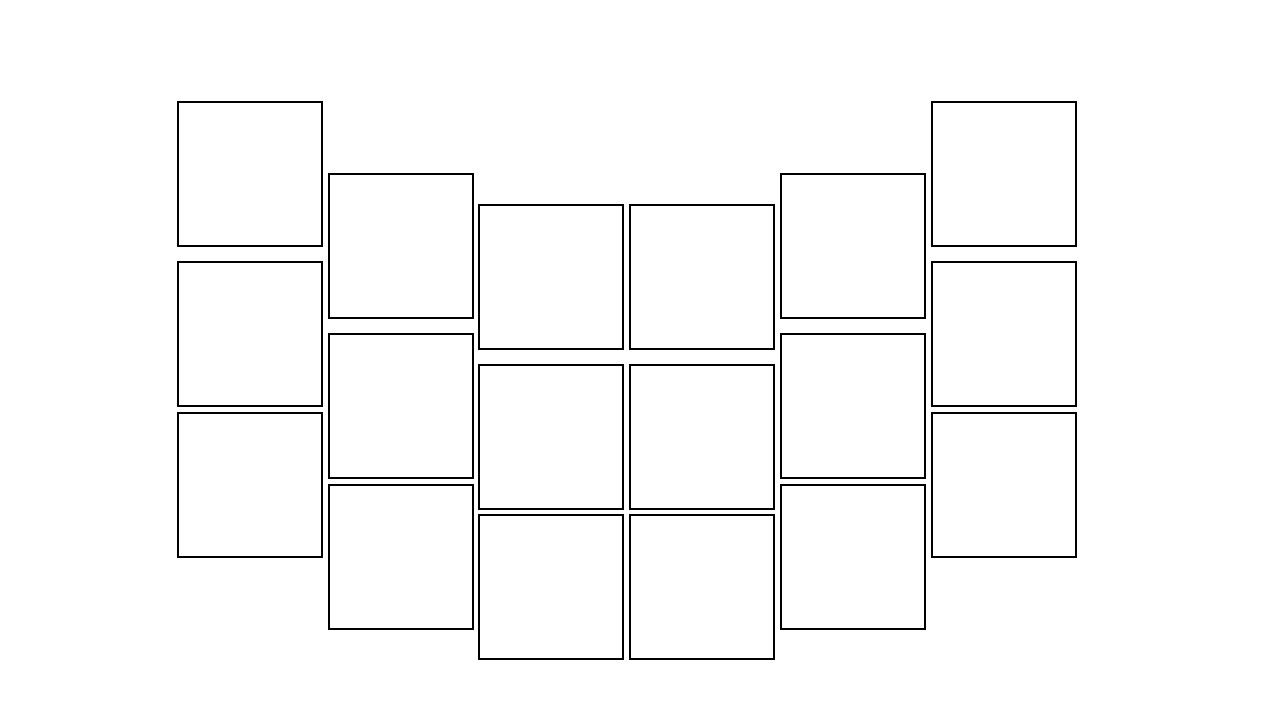
#> input picture paper/graphics/roman_fov.png, 1280 x 720 px, found by its file name
$ jupyter execute --allow-errors 03_psf_field_dependence.ipynb
#> lines starting #> are read from the running program, lines starting #| are printed output that depends on the picture; after the words box and inside, x2 and y2 are one past the last pixel; in counts of white or black regions, pixels touching at a corner belong together
# Example 3: visualize effect of field-dependence of PSF across FOV

This script walks through the generation of a figure that demonstrates the effect of the field-dependence of the Roman WFI PSF across the field of view.

Note that the field-dependence of the PSF is currently *not* supported by Pandeia (v3.0) as of January 2024. We circumvent this by deconvolving the Pandeia PSF then reconvolving with an off-center PSF to approximate this effect.

[cell 1]
import matplotlib.patches as patches
import matplotlib.pyplot as plt
import numpy as np
import sys
from PIL import Image
from astropy import convolution
from hydra import initialize, compose
from skimage import restoration
from webbpsf import roman

# set paths to various directories based on the machine this code is being executed on
#> (the rest of this cell did not finish here and is left out)

For this example, let's load a sample strong lens system. We'll consider it imaged by the F184 band since its PSF has the greatest FWHM and will therefore be the most noticable.

Its parameters can be accessed through its `kwargs_model` and `kwargs_params` (dict) attributes.

#> (a cell that did not finish here is left out)

First, we generate an image with Pandeia with sky background and all detector noise sources off.

The Pandeia calculation takes around 15 minutes for each image, so set `calculate = True` the first time which will save the result, then set `calculate = False` for subsequent runs which will just load the saved arrays.

[cell 3]
calculate = True

#> (the rest of this cell did not finish here and is left out)

Next, we generate an image with sky background and all detector noise sources turned on.

#> (a cell that did not finish here is left out)

[cell 5]
pandeia_off = np.load('pandeia_off.npy')
#> (reads examples/pandeia_off.npy from the repository)
pandeia_on = np.load('pandeia_on.npy')
#> (reads examples/pandeia_on.npy from the repository)

The difference of these images will give us the detector noise and (PSF-convolved) sky background.

[cell 6]
noise_and_convolved_bkg = pandeia_on - pandeia_off

The PSF that Pandeia uses is taken at the center (position 2048, 2048) of the SCA01 chip. This is the default for WebbPSF. We generate this PSF with WebbPSF, then deconvolve the sky background and noise *off* image.

#> (a cell that did not finish here is left out)

Now, we can re-convolve this image with various PSFs across the Roman WFI field of view. We generate these PSFs using WebbPSF.

#> (a cell that did not finish here is left out)

We do the convolution and add back the sky background and detector noise.

Note that the sky background was convolved with the centered PSF, so this method is only approximate.

#> (a cell that did not finish here is left out)

Take a quick look at the images across the field of view.

#> (a cell that did not finish here is left out)

Consider the differences between the strong lens centered on the SCA01 detector and the lenses across the field of view.

#> (a cell that did not finish here is left out)

Generate a figure showing these residuals and their positions across the Roman FOV.

[cell 12]
f, ax = plt.subplots(figsize=(14, 10))

fov = np.asarray(Image.open('../paper/graphics/roman_fov.png'))
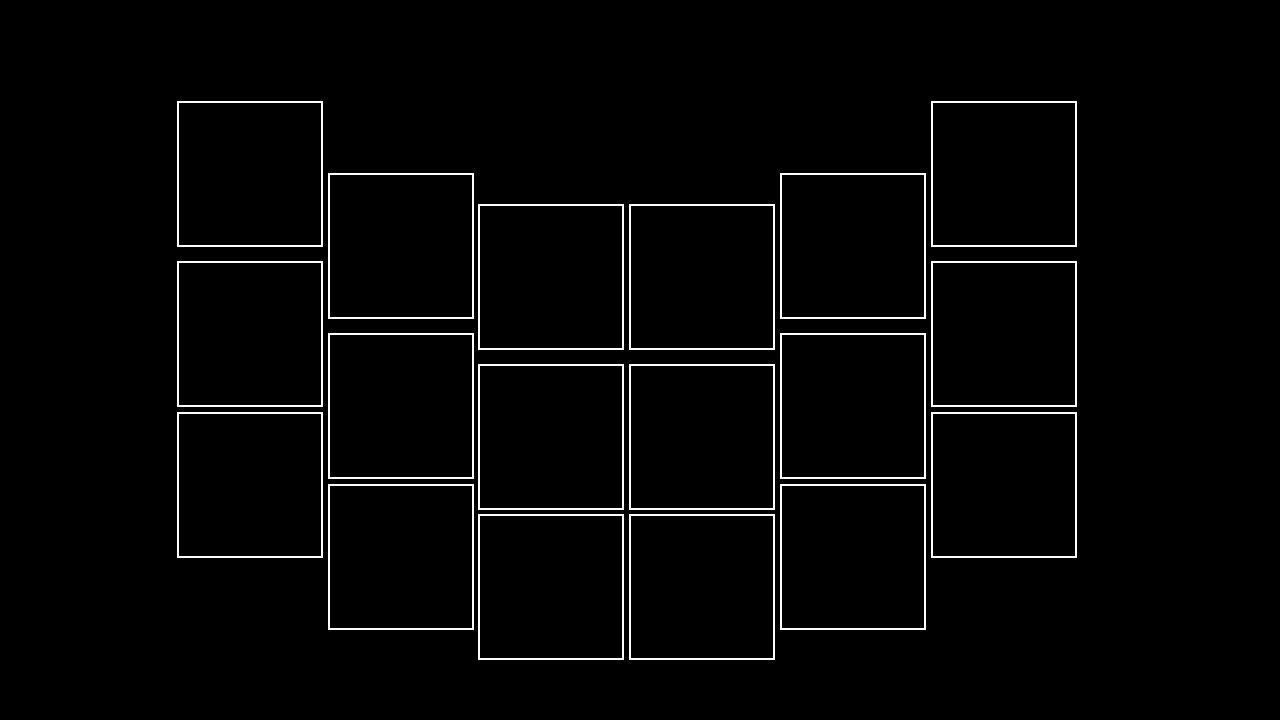
#> fov: shape (720, 1280); values 0 (black) and 1 (white), 2.2% white in thin lines or dots, all inside (x1, y1, x2, y2) = (177, 101, 1077, 660)
ax.imshow(fov, origin='upper')
ax.set_axis_off()

vmin, vmax = -0.03, 0.03

circ_05_coords = (535, 535)
circ_05 = patches.Circle(circ_05_coords, radius=20, color='black')
point_05 = ax.add_patch(circ_05)
ax_05 = f.add_axes([0.015, 0.58, 0.2, 0.2], anchor='NE', zorder=1)
#> (the rest of this cell did not finish here and is left out)
